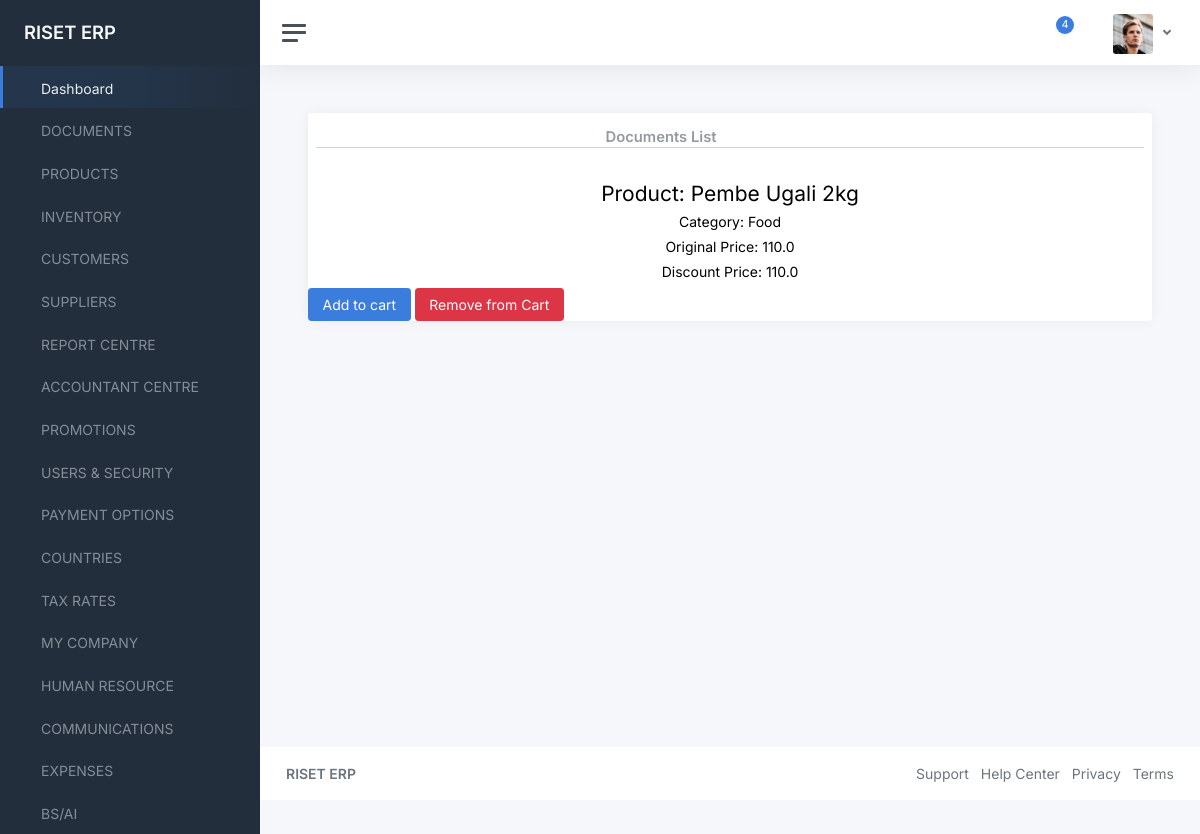
The page /product/Pembe Ugali 2kg/ on the database its author committed.
### data/models.py (models this page shows, shortened)
class Item(models.Model):
    name = models.CharField(max_length=200)
    quantity = models.FloatField(default=0)
    price = models.FloatField()
    discount_price = models.FloatField(default=0)
    re_order_level = models.FloatField(default=0)
    receive_amount = models.FloatField(default=0)
    sell_amount = models.FloatField(default=0)
    supplier = models.ForeignKey(Supplier, on_delete=models.CASCADE)
    category = models.ForeignKey(Category, on_delete=models.CASCADE)
    date_added = models.DateTimeField(auto_now_add=True)
    date_updated = models.DateField(auto_now=True)
    slug = models.SlugField(blank=True, null=True)
    def get_add_to_cart_url(self):
        return reverse("add-to-cart", kwargs={
            'slug': self.slug
        })
    def get_remove_from_cart_url(self):
        return reverse("remove-from-cart", kwargs={
            'slug': self.slug
        })

class Category(models.Model):
    title = models.CharField(max_length=200)
    def __str__(self):
        return self.title

### data/views.py (the view)
# urls.py: path('product/<slug>/', views.ProductView.as_view(), name='product'),
class ProductView(DetailView):
    model = Item
    template_name = 'product-page.html'

### templates/product-page.html (shortened to what this page needs)
{% extends "component-base.html" %}
{% block content %}
<main class="content">
	<div class="container-fluid p-0">
		<div class="row">
			<div class="col-12 col-lg-12 col-xxl-12 d-flex">
				<div class="card flex-fill">
					<div class="card-header">
						<div class="row">
							<div class="col-10">
								<h5 class="card-title mb-0 text-center">Documents List</h5>
							</div>
              <hr>
						</div>
					</div>
          <div class="card-text ml-3">
            <h3 class="text-center">Product: {{object.name}}</h3>
            <h6 class="text-center">Category: {{object.category}}</h6>
            <h6 class="text-center">Original Price: {{object.price}}</h6>
            <h6 class="text-center">Discount Price: {{object.price}}</h6>
            <a href="{{ object.get_add_to_cart_url }}" class="btn btn-primary btn-md my-0 p">
              Add to cart
            </a>
            <a href="{{ object.get_remove_from_cart_url }}" class="btn btn-danger btn-md my-0 p">
              Remove from Cart
            </a>
          </div>
				</div>
			</div>
		</div>
	</div>
</main>
{% endblock content %}

### rows shown on the page
Item: name "Pembe Ugali 2kg", category "Food", price "110.0"
